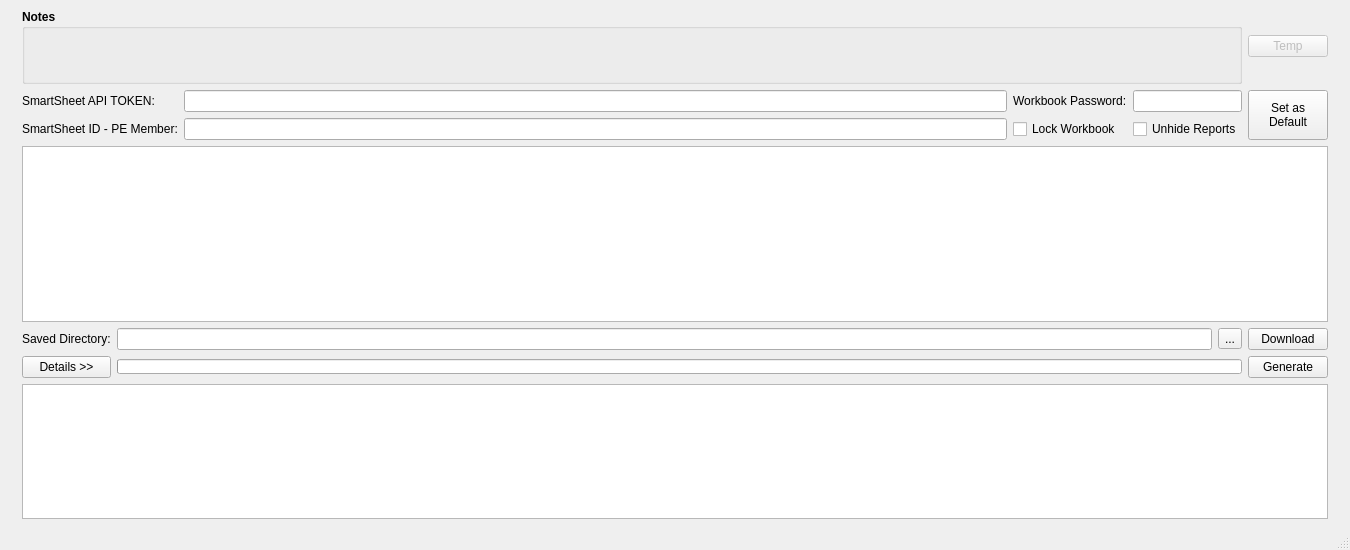
<?xml version="1.0" encoding="UTF-8"?>
<ui version="4.0">
 <class>MainWindow</class>
 <widget class="QMainWindow" name="MainWindow">
  <property name="enabled">
   <bool>true</bool>
  </property>
  <property name="geometry">
   <rect>
    <x>0</x>
    <y>0</y>
    <width>1350</width>
    <height>550</height>
   </rect>
  </property>
  <property name="windowTitle">
   <string>PA Form Control</string>
  </property>
  <widget class="QWidget" name="centralwidget">
   <layout class="QGridLayout" name="gridLayout_6">
    <item row="0" column="0">
     <layout class="QGridLayout" name="gridLayout">
      <item row="0" column="1">
       <layout class="QGridLayout" name="gridLayout_2">
        <item row="2" column="1">
         <layout class="QGridLayout" name="gridLayout_4">
          <item row="0" column="0">
           <layout class="QGridLayout" name="gridLayout_5">
            <item row="0" column="0">
             <widget class="QLabel" name="label">
              <property name="text">
               <string>Saved Directory:</string>
              </property>
             </widget>
            </item>
            <item row="0" column="2">
             <widget class="QToolButton" name="toolButton_browse_directory">
              <property name="text">
               <string>...</string>
              </property>
             </widget>
            </item>
            <item row="0" column="1">
             <widget class="QLineEdit" name="lineEdit_browse_directory">
              <property name="autoFillBackground">
               <bool>false</bool>
              </property>
              <property name="text">
               <string/>
              </property>
              <property name="clearButtonEnabled">
               <bool>false</bool>
              </property>
             </widget>
            </item>
            <item row="1" column="1" colspan="2">
             <widget class="QProgressBar" name="progressBar">
              <property name="maximumSize">
               <size>
                <width>16777215</width>
                <height>15</height>
               </size>
              </property>
              <property name="font">
               <font>
                <weight>75</weight>
                <bold>true</bold>
               </font>
              </property>
              <property name="maximum">
               <number>100</number>
              </property>
              <property name="value">
               <number>0</number>
              </property>
              <property name="alignment">
               <set>Qt::AlignCenter</set>
              </property>
              <property name="textVisible">
               <bool>true</bool>
              </property>
              <property name="invertedAppearance">
               <bool>false</bool>
              </property>
              <property name="textDirection">
               <enum>QProgressBar::TopToBottom</enum>
              </property>
              <property name="format">
               <string/>
              </property>
             </widget>
            </item>
            <item row="1" column="0">
             <widget class="QPushButton" name="pushButton_extension_layout">
              <property name="text">
               <string>Details &gt;&gt;</string>
              </property>
             </widget>
            </item>
           </layout>
          </item>
          <item row="0" column="1">
           <layout class="QGridLayout" name="gridLayout_7">
            <item row="1" column="0">
             <widget class="QPushButton" name="pushButton_generate_data">
              <property name="enabled">
               <bool>true</bool>
              </property>
              <property name="text">
               <string>Generate</string>
              </property>
             </widget>
            </item>
            <item row="0" column="0">
             <widget class="QPushButton" name="pushButton_download_function_data">
              <property name="enabled">
               <bool>true</bool>
              </property>
              <property name="text">
               <string>Download</string>
              </property>
             </widget>
            </item>
           </layout>
          </item>
         </layout>
        </item>
        <item row="0" column="1">
         <layout class="QGridLayout" name="gridLayout_3">
          <item row="1" column="2">
           <widget class="QLabel" name="label_2">
            <property name="text">
             <string>Workbook Password:</string>
            </property>
           </widget>
          </item>
          <item row="0" column="4">
           <widget class="QPushButton" name="pushButton_temp">
            <property name="enabled">
             <bool>false</bool>
            </property>
            <property name="text">
             <string>Temp</string>
            </property>
           </widget>
          </item>
          <item row="1" column="1">
           <widget class="QLineEdit" name="lineEdit_smartsheet_API_token">
            <property name="enabled">
             <bool>true</bool>
            </property>
            <property name="autoFillBackground">
             <bool>false</bool>
            </property>
            <property name="text">
             <string/>
            </property>
            <property name="clearButtonEnabled">
             <bool>false</bool>
            </property>
           </widget>
          </item>
          <item row="2" column="0">
           <widget class="QLabel" name="label_3">
            <property name="text">
             <string>SmartSheet ID - PE Member:</string>
            </property>
           </widget>
          </item>
          <item row="1" column="0">
           <widget class="QLabel" name="label_smartsheet_API_token">
            <property name="text">
             <string>SmartSheet API TOKEN:</string>
            </property>
           </widget>
          </item>
          <item row="2" column="1">
           <widget class="QLineEdit" name="lineEdit_smartsheet_PE_member_ID">
            <property name="enabled">
             <bool>true</bool>
            </property>
            <property name="autoFillBackground">
             <bool>false</bool>
            </property>
            <property name="text">
             <string/>
            </property>
            <property name="clearButtonEnabled">
             <bool>false</bool>
            </property>
           </widget>
          </item>
          <item row="1" column="4" rowspan="2">
           <widget class="QPushButton" name="pushButton_set_as_default">
            <property name="sizePolicy">
             <sizepolicy hsizetype="Fixed" vsizetype="Expanding">
              <horstretch>0</horstretch>
              <verstretch>0</verstretch>
             </sizepolicy>
            </property>
            <property name="text">
             <string>Set as
Default</string>
            </property>
           </widget>
          </item>
          <item row="1" column="3">
           <widget class="QLineEdit" name="lineEdit_workbook_password">
            <property name="sizePolicy">
             <sizepolicy hsizetype="Minimum" vsizetype="Fixed">
              <horstretch>0</horstretch>
              <verstretch>0</verstretch>
             </sizepolicy>
            </property>
           </widget>
          </item>
          <item row="0" column="0" colspan="4">
           <widget class="QGroupBox" name="groupBox">
            <property name="font">
             <font>
              <weight>75</weight>
              <bold>true</bold>
             </font>
            </property>
            <property name="title">
             <string>Notes</string>
            </property>
            <layout class="QVBoxLayout" name="verticalLayout">
             <item>
              <widget class="QLabel" name="label_4">
               <property name="font">
                <font>
                 <weight>50</weight>
                 <bold>false</bold>
                </font>
               </property>
               <property name="text">
                <string/>
               </property>
              </widget>
             </item>
             <item>
              <widget class="QLabel" name="label_5">
               <property name="font">
                <font>
                 <weight>50</weight>
                 <bold>false</bold>
                </font>
               </property>
               <property name="text">
                <string/>
               </property>
              </widget>
             </item>
            </layout>
           </widget>
          </item>
          <item row="2" column="2">
           <widget class="QCheckBox" name="checkBox_lock_workbook">
            <property name="text">
             <string>Lock Workbook</string>
            </property>
           </widget>
          </item>
          <item row="2" column="3">
           <widget class="QCheckBox" name="checkBox_show_reports">
            <property name="text">
             <string>Unhide Reports</string>
            </property>
           </widget>
          </item>
         </layout>
        </item>
        <item row="1" column="1">
         <widget class="QTableWidget" name="tableWidget">
          <attribute name="horizontalHeaderStretchLastSection">
           <bool>true</bool>
          </attribute>
         </widget>
        </item>
       </layout>
      </item>
      <item row="0" column="0">
       <spacer name="horizontalSpacer_4">
        <property name="orientation">
         <enum>Qt::Horizontal</enum>
        </property>
        <property name="sizeType">
         <enum>QSizePolicy::Fixed</enum>
        </property>
        <property name="sizeHint" stdset="0">
         <size>
          <width>13</width>
          <height>13</height>
         </size>
        </property>
       </spacer>
      </item>
      <item row="0" column="2">
       <spacer name="horizontalSpacer_5">
        <property name="orientation">
         <enum>Qt::Horizontal</enum>
        </property>
        <property name="sizeType">
         <enum>QSizePolicy::Fixed</enum>
        </property>
        <property name="sizeHint" stdset="0">
         <size>
          <width>13</width>
          <height>20</height>
         </size>
        </property>
       </spacer>
      </item>
      <item row="1" column="1">
       <widget class="QPlainTextEdit" name="plainTextEdit_ouput_stream">
        <property name="maximumSize">
         <size>
          <width>16777215</width>
          <height>150</height>
         </size>
        </property>
       </widget>
      </item>
     </layout>
    </item>
   </layout>
  </widget>
  <widget class="QMenuBar" name="menubar">
   <property name="geometry">
    <rect>
     <x>0</x>
     <y>0</y>
     <width>1350</width>
     <height>21</height>
    </rect>
   </property>
  </widget>
  <widget class="QStatusBar" name="statusbar"/>
 </widget>
 <resources/>
 <connections/>
</ui>
